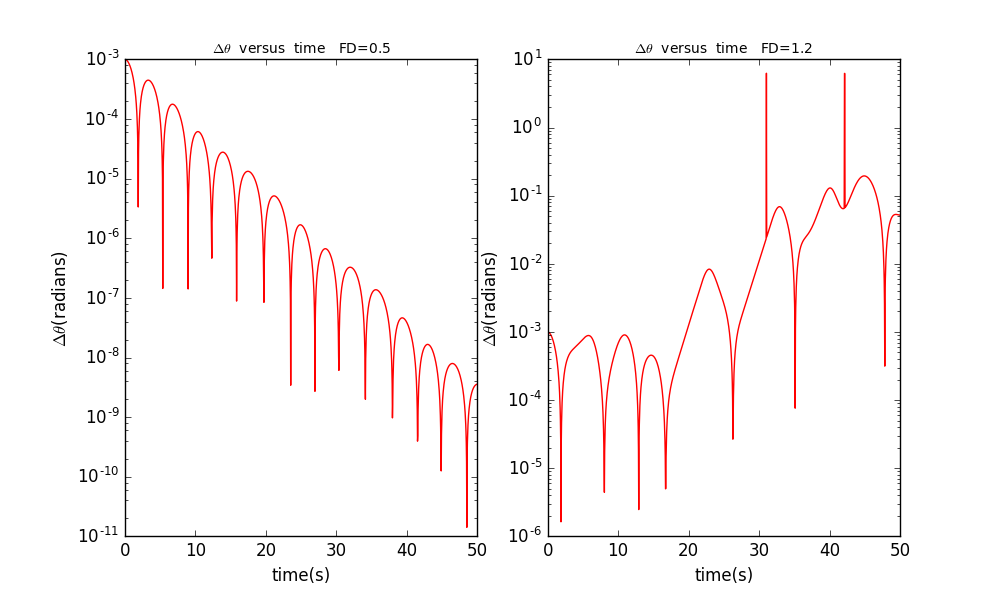

Python code for this plot:
import numpy as np
import math
import matplotlib.pyplot as plt

g=9.8
l=9.8
class CHAOS(object):
    def __init__(self,_omg0,_theta0,_dt,_time,_t0,_q,_FD,_Omega):
        self.omg=[_omg0]
        self.theta=[_theta0]
        self.t=[_t0]
        self.time=_time
        self.dt=_dt
        self.n=int(_time/_dt)
        self.q=_q
        self.FD=_FD
        self.Omega=_Omega
    def calculate(self):
        global g,l
        for i in range(self.n):
            self.omg.append(self.omg[-1]-g/l*math.sin(self.theta[-1])*self.dt-self.q*self.omg[-1]*self.dt+self.FD*math.sin(self.Omega*self.t[-1])*self.dt)
            if self.theta[-1]+self.omg[-1]*self.dt>math.pi:
                self.theta.append(self.theta[-1]+self.omg[-1]*self.dt-2*math.pi)
            elif self.theta[-1]+self.omg[-1]*self.dt<-math.pi:
                self.theta.append(self.theta[-1]+self.omg[-1]*self.dt+2*math.pi)
            else: 
                self.theta.append(self.theta[-1]+self.omg[-1]*self.dt)
            self.t.append(self.t[-1]+self.dt)
        return
    def plot(self,color,label):
        plt.plot(self.t,self.theta,color,label="F=$%.1f$"%(self.FD))
class CHAOS_VIA(object):
    def __init__(self,_FD,_theta01=0.2,_theta02=0.2-1E-3):
        self.FD=_FD 
        self.theta0=[_theta01,_theta02]
    def calculate(self):
        self.cal=CHAOS(0,self.theta0[0],0.04,50,0,0.5,self.FD,2./3.)
        self.cal.calculate()
        self.t=self.cal.t
        self.theta1=self.cal.theta
        self.cal=CHAOS(0,self.theta0[1],0.04,50,0,0.5,self.FD,2./3.)
        self.cal.calculate()
        self.theta2=self.cal.theta
        self.theta=np.array(self.theta1)-np.array(self.theta2)
        self.theta=np.abs(self.theta)
    def plot_via(self,_ax):
        _ax.semilogy(self.t, self.theta,'-r')

fig=plt.figure(figsize=(10,6))
ax1=plt.subplot(121)
plt.title(r'$\Delta \theta$'+'  versus  '+r'time'+ '   FD=0.5',fontsize=10)
plt.xlabel('time(s)')
plt.ylabel(r'$\Delta \theta$(radians)')
ax2=plt.subplot(122)
plt.title(r'$\Delta \theta$'+'  versus  '+r'time'+ '   FD=1.2',fontsize=10)
plt.xlabel('time(s)')
plt.ylabel(r'$\Delta \theta$(radians)')
A=CHAOS_VIA(0.5)
A.calculate()
A.plot_via(ax1)
B=CHAOS_VIA(1.2)
B.calculate()
B.plot_via(ax2)
plt.savefig("chaos2.png")
plt.show()
